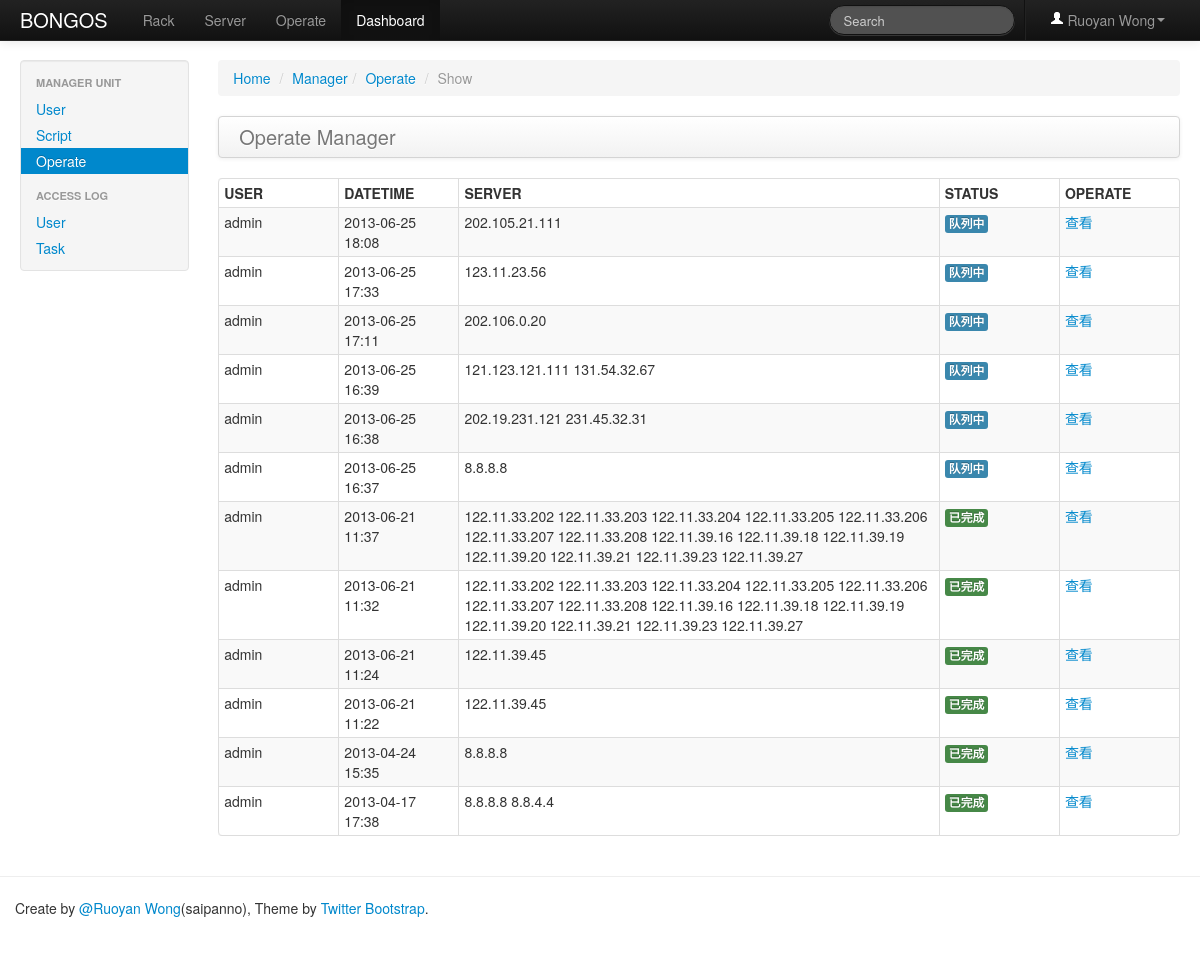
Screenshot of /dashboard/operate/list (signed in) with the database file from the repository.
### web/models/user.py (models this page shows, shortened)
class User(db.Model):
    __tablename__ = app.config['USER_LISTS']
    username = db.Column(db.UnicodeText, primary_key=True)
    nickname = db.Column(db.UnicodeText)
    password = db.Column(db.UnicodeText)

### web/models/operate.py (models this page shows, shortened)
class OperateDb(db.Model):
    __tablename__ = app.config['OPERATE_LISTS']
    id = db.Column(db.Integer, primary_key=True)
    author = db.Column(db.UnicodeText, nullable=False)
    datetime = db.Column(db.String, nullable=False)
    operate_type = db.Column(db.Integer, nullable=False)
    server_list = db.Column(db.UnicodeText, nullable=False)
    template_script = db.Column(db.UnicodeText, nullable=False)
    template_vars = db.Column(db.UnicodeText, nullable=False)
    ssh_config = db.Column(db.Integer, nullable=False)
    status = db.Column(db.UnicodeText, nullable=False)
    result = db.Column(db.UnicodeText, nullable=False)

### web/views/dashboard.py (the view)
@app.route('/dashboard/operate/list')
@login_required
def list_all_operate_ctrl():
    executes = OperateDb.query.order_by(desc(OperateDb.id)).all()
    return render_template('dashboard/list_operate.html', executes=executes)

### web/extensions.py (called while the page is built)
def login_required(f):
    @wraps(f)
    def wrapper(*args, **kwargs):
        if not session.get('is_login'):
            flash('Login Required.', 'error')
            return redirect(url_for('user_login_ctrl', next=request.url))
        return f(*args, **kwargs)
    return wrapper

### web/templates/dashboard/list_operate.html (shortened to what this page needs)
{% extends "dashboard/dashboard_base.html" %}
{% import "macro.html" as ext %}
{% block active_dashboard_operate %}active{% endblock %}
{% block main %}
    <div class="span10">
        <ul class="breadcrumb">
            <li><a href="/">Home</a> <span class="divider">/</span></li>
            <li><a href="#">Manager</a><span class="divider">/</span></li>
            <li><a href="#">Operate</a> <span class="divider">/</span></li>
            <li class="active">Show</li>
        </ul>
        <div class="navbar">
            <div class="navbar-inner">
                <a class="brand" href="#">Operate Manager</a>
            </div>
        </div>
        <table class="table table-hover table-bordered table-condensed table-striped">
            <thead>
            <tr>
                <th>USER</th>
                <th>DATETIME</th>
                <th>SERVER</th>
                <th>STATUS</th>
                <th>OPERATE</th>
            </tr>
            </thead>
            <tbody>
            {% for execute in executes %}
                <tr>
                    <td style="width: 10%">{{ execute.author }}</td>
                    <td style="width: 10%">{{ execute.datetime }}</td>
                    <td style="width: 40%">{{ execute.server_list }}</td>
                    <td style="width: 10%">{{ ext.get_operate_status(execute.status) }}</td>
                    <td style="width: 10%"><a href="{{ url_for('show_operate_ctrl', operate_id=execute.id)}}">查看</a></td>
                </tr>
            {% endfor %}
            </tbody>
        </table>
    </div>
{% endblock %}

### web/templates/macro.html (shortened to what this page needs)
{% macro get_operate_status(status)  -%}
    {% if status == '0' %}
        <span class="label label-info">队列中</span>
    {% elif status == '1' %}
        <span class="label label-success">已完成</span>
    {% elif status == '2' %}
        <span class="label label-important">内部错误</span>
    {% elif status == '5' %}
        <span class="label">执行中</span>
    {% else %}
        <span class="label label-important">异常结果</span>
    {% endif %}
{%- endmacro %}

### web/templates/index.html (shortened to what this page needs)
{% extends "header.html" %}
{% import "macro.html" as ext %}
{% block body %}
    <div class="navbar navbar-inverse navbar-fixed-top">
        <div class="navbar-inner">
            <div class="container-fluid">
                <a class="brand" href="{{ url_for('index_ctrl') }}">BONGOS</a>
                <ul class="nav">
                    <li class="{% block active_rack %}{% endblock %}"><a href="#">Rack</a></li>
                    <li class="{% block active_server %}{% endblock %}"><a href="#">Server</a></li>
                    <li class="{% block active_operate %}{% endblock %}"><a href="{{ url_for("list_operate_ctrl", operate_type='Ssh') }}">Operate</a></li>
                    <li class="{% block active_dashboard %}{% endblock %}"><a href="{{ url_for("list_user_ctrl") }}">Dashboard</a></li>
                </ul>
                <ul class="nav pull-right">
                    <li class="divider-vertical"></li>
                    <li class="dropdown"><a href="#" class="dropdown-toggle" data-toggle="dropdown"><i class="icon-user icon-white"></i> {{ session['user'].nickname }}<b class="caret"></b></a>
                    </li>
                </ul>
                <form class="navbar-search pull-right" action="">
                    <input class="search-query span2" placeholder="Search" type="text">
                </form>
            </div>
        </div>
    </div>
    <div class="container-fluid">
        <div class="row-fluid">
            {% block sidebar %}
            {% endblock %}
            {% block main %}{% endblock %}
        </div>
    </div>
{% endblock %}

### web/templates/index.html (style rules this page uses)
body { padding-top: 60px; padding-bottom: 40px; }

### rows the page displays
User: user.nickname "Ruoyan Wong"
OperateDb: author "admin", datetime "2013-06-25 18:08", server_list "202.105.21.111", shows "队列中"
OperateDb: author "admin", datetime "2013-06-25 17:33", server_list "123.11.23.56", shows "队列中"
OperateDb: author "admin", datetime "2013-06-25 17:11", server_list "202.106.0.20", shows "队列中"
OperateDb: author "admin", datetime "2013-06-25 16:39", server_list "121.123.121.111 131.54.32.67", shows "队列中"
OperateDb: author "admin", datetime "2013-06-25 16:38", server_list "202.19.231.121 231.45.32.31", shows "队列中"
OperateDb: author "admin", datetime "2013-06-25 16:37", server_list "8.8.8.8", shows "队列中"
OperateDb: author "admin", datetime "2013-06-21 11:37", server_list "122.11.33.202 122.11.33.203 122.11.33.204 122.11.33.205 122.11.33.206 122.11.33.207 122.11.33.208 122.11.39.16 122.11.39.18 122.11.39.19 122.11.39.20 122.11.39.21 122.11.39.23 122.11.39.27", shows "已完成"
OperateDb: author "admin", datetime "2013-06-21 11:32", server_list "122.11.33.202 122.11.33.203 122.11.33.204 122.11.33.205 122.11.33.206 122.11.33.207 122.11.33.208 122.11.39.16 122.11.39.18 122.11.39.19 122.11.39.20 122.11.39.21 122.11.39.23 122.11.39.27", shows "已完成"
OperateDb: author "admin", datetime "2013-06-21 11:24", server_list "122.11.39.45", shows "已完成"
OperateDb: author "admin", datetime "2013-06-21 11:22", server_list "122.11.39.45", shows "已完成"
OperateDb: author "admin", datetime "2013-04-24 15:35", server_list "8.8.8.8", shows "已完成"
OperateDb: author "admin", datetime "2013-04-17 17:38", server_list "8.8.8.8 8.8.4.4", shows "已完成"
